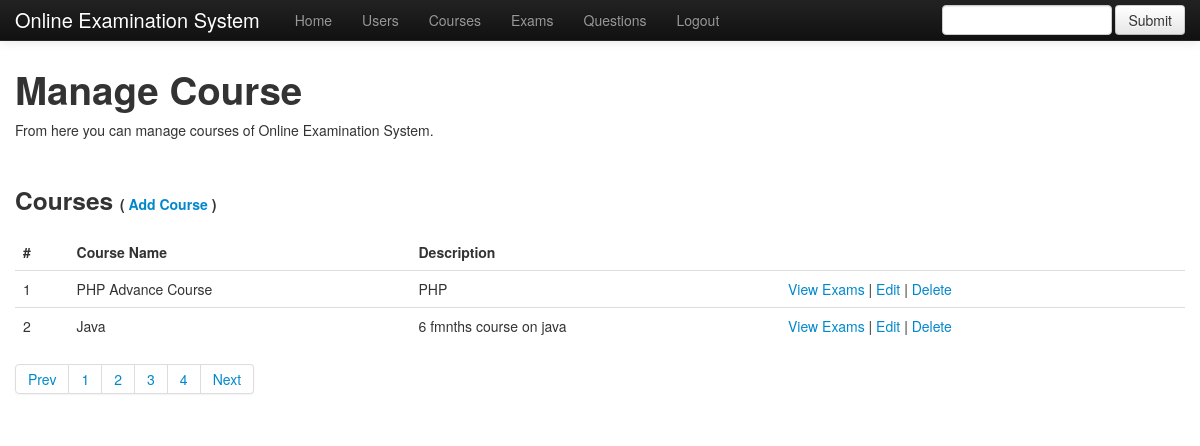
The app's page /project/design/back/course.php with its own data.
### tables this page shows
CREATE TABLE IF NOT EXISTS `courses` (
  `id` int(11) NOT NULL AUTO_INCREMENT,
  `name` varchar(45) NOT NULL,
  `description` varchar(200) NOT NULL,
  PRIMARY KEY (`id`)
);

### project/design/back/course.php (the view, shortened to what this page needs)
<!DOCTYPE html>
<html lang="en">
  <head>
    <link href="assets/css/bootstrap.css" rel="stylesheet">
    <link href="assets/css/bootstrap-responsive.css" rel="stylesheet">
  </head>
  <body>
    <?php
			   include "nav.php";
			   ?>
    <div class="container">
      <h1>Manage Course</h1>
      <p>From here you can manage courses of Online Examination System.</p>
	  <br/>
	  <h3 class="pull-left">Courses <span style="font-size:14px;">(<a href="course_add.php"> Add Course </a>)</span></h3>
	  <table class="table table-hover">
              <thead>
                <tr>
                  <th>#</th>
                  <th>Course Name</th>
				  <th>Description</th>
                </tr>
              </thead>
               <tbody>
				<?php
					$sql = "select * from courses";
					$result = mysql_query($sql);
					while(($row = mysql_fetch_assoc($result))!=0)
						{
							$count++;
				?>
				<tr>
                  <td><?php echo $count;?></td>
                  <td><?php echo $row['name'];?></td>
				  <td><?php echo $row['description'];?></td>
				  <td><a href="exam.php?id=<?php echo $row['id'];?>">View Exams</a> | <a class="lightbox" href="course_edit.php?id=<?php echo $row['id'];?>">Edit</a> |  <a onclick="return confirm('Are you sure you want to delete?')"  href="actions/course_delete.php?id=<?php echo $row['id'];?>">Delete</a></td>
                </tr>
				<?php } ?>
			    </tbody>
              </table>
	      <div class="pagination">
    <ul>
    <li><a href="#">Prev</a></li>
    <li><a href="#">1</a></li>
    <li><a href="#">2</a></li>
    <li><a href="#">3</a></li>
    <li><a href="#">4</a></li>
    <li><a href="#">Next</a></li>
    </ul>
    </div>
    </div>
  </body>
</html>

### project/design/back/course.php (style rules this page uses)
body { padding-top: 60px; }

### records on screen
courses: name "PHP Advance Course", description "PHP"
courses: name "Java", description "6 fmnths course on java"
